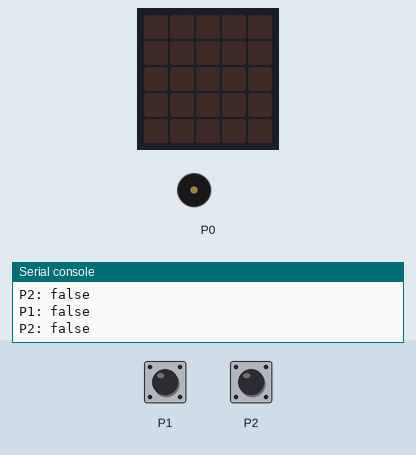
This program was run on a simulated BBC micro:bit (MakeCode). Parts: the board's 5×5 LED display, buzzer (waves = sounding), the last lines printed to the serial console. The inputs (shaded band) are chosen by the test bench. A reset restarts the program; random numbers come from a fixed seed.

Above: at 1.2 s.
1.3 s: touch pin P1 pressed for 0.15 s
At 5.9 s:
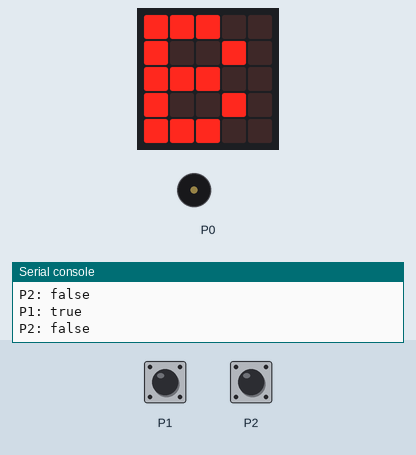
At 16.3 s:
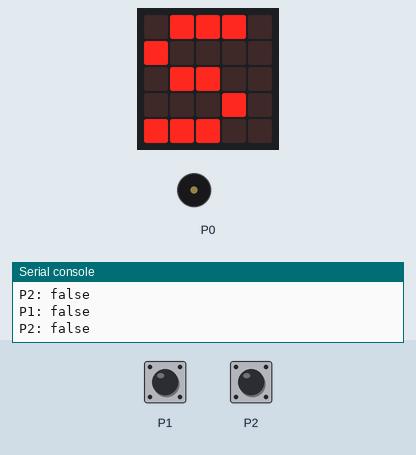
Timing chart, 0 to 16.5 s (numbered marks = the images above; inputs shaded):
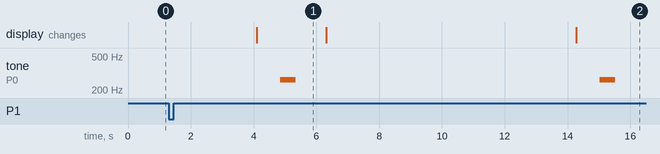

The program:

main.ts
```typescript
pins.touchSetMode(TouchTarget.P1, TouchTargetMode.Capacitive)
pins.touchSetMode(TouchTarget.P2, TouchTargetMode.Capacitive)
let start = false
let doba = 0
let pismeno = "S"
control.inBackground(function zacatek() {

    let doba = randint(3000, 10000)
    basic.pause(doba)
    basic.showString(pismeno)
    music.playTone(Note.C, music.beat(1500))
    start = true
})
basic.forever(function on_forever() {
    console.logValue("P1", input.pinIsPressed(TouchPin.P1))
    console.logValue("P2", input.pinIsPressed(TouchPin.P2))

    //  is_pin1= pins.digitalReadPin(DigitalPin.P1) == 0
    //  is_pin2 = pins.digitalReadPin(DigitalPin.P2) == 0
    if (start == true) {
        if (input.pinIsPressed(TouchPin.P1) == true) {
            basic.showString("1")
            basic.pause(5000)
            control.reset()
        }

        if (input.pinIsPressed(TouchPin.P2) == true) {
            basic.showString("2")
            basic.pause(5000)
            control.reset()
        }

        if (input.pinIsPressed(TouchPin.P1) && input.pinIsPressed(TouchPin.P2) == true) {
            basic.showString("R")
            basic.pause(5000)
            control.reset()
        }

    }

    if (start == false) {
        if (input.pinIsPressed(TouchPin.P1) == true) {
            pismeno = "B"
            basic.pause(5000)
            control.reset()
        }

        if (input.pinIsPressed(TouchPin.P2) == true) {
            pismeno = "A"
            basic.pause(5000)
            control.reset()
        }

        if (input.pinIsPressed(TouchPin.P1) && input.pinIsPressed(TouchPin.P2) == true) {
            pismeno = "C"
            basic.pause(5000)
            control.reset()
        }

    }

})
```

test.ts
```typescript
// Tady jsou testy. Při použití tohoto balíčku jako rozšíření nebude zkompilováno.
```

Measured:
- by itself, tone on P0: alternates 262 Hz for 0.50 s and silent for 9.7 s
- what the display in image 1 shows lasts 2.2 s, from 4.1 s to 6.3 s
